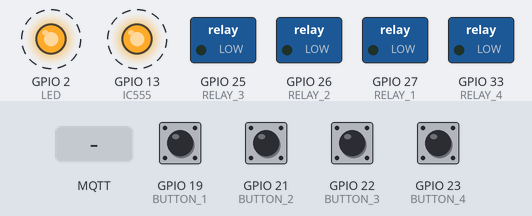
This sketch was run on a simulated ESP32. On the bench: switched loads named in the sketch (green lamp = pin HIGH), output pins drawn as LEDs (lit = HIGH). Dashed ring = blinking. The test bench sets the inputs (shaded band); at power-on: GPIO 19 (BUTTON_1), GPIO 21 (BUTTON_2), GPIO 22 (BUTTON_3), GPIO 23 (BUTTON_4) HIGH. WiFi joins after 1.5 s; servers stay silent unless stated; random numbers use the default seed unless the sketch sets one; no MQTT or app messages arrive unless stated; what the sketch prints to the serial monitor is not drawn.

Above: at 3.9 s.
4.0 s: MQTT message "1" arrives on the first subscribed topic
At 6.4 s:
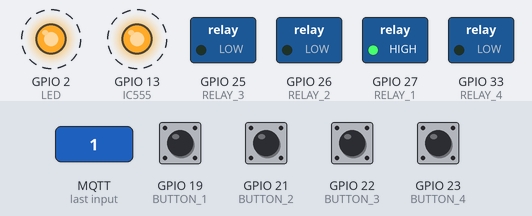
7.0 s: GPIO 21 (BUTTON_2) pulled LOW for 0.15 s
At 8.2 s:
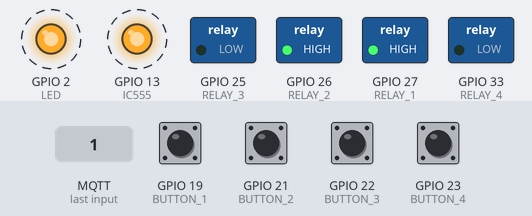
10.1 s: MQTT message "BOX_DK_DEN_QUAT/TB1" arrives on the first subscribed topic
At 10.35 s:
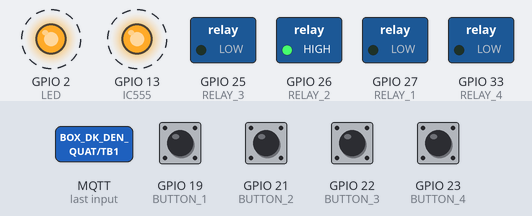
13.1 s: GPIO 22 (BUTTON_3) pulled LOW for 0.15 s
At 15.4 s:
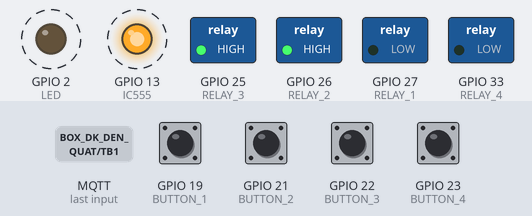
16.1 s: GPIO 19 (BUTTON_1) pulled LOW for 0.15 s
At 17.3 s:
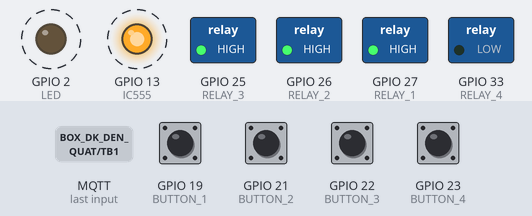
19.1 s: GPIO 23 (BUTTON_4) pulled LOW for 0.15 s
At 22.0 s:
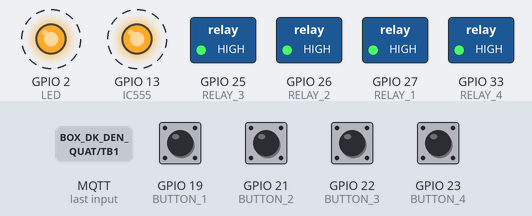
Timing chart, 0 to 23.2 s (numbered marks = the images above; inputs shaded):
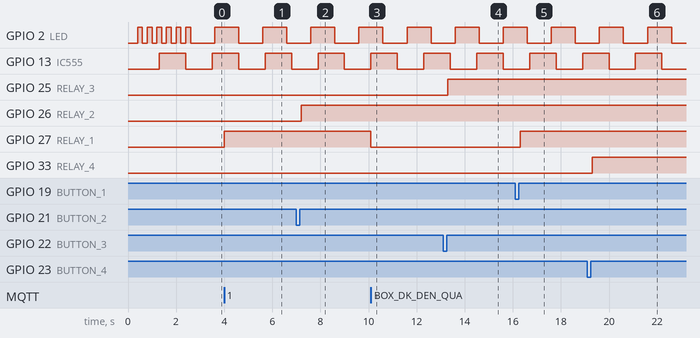

The sketch:

DK_4TB_XUONG.ino
```cpp
#include "WiFi.h"
#include <WebServer.h>
#include <ESPmDNS.h>
#include <Update.h>
#include "ota.h"
char ssid[] = "MEIGROUP_DC2.4";
char pass[] = "meigroupiot88";

#include <PubSubClient.h>
#define mqtt_server "meigroup2025.ddns.net"
#define mqtt_user "meigroup"
#define mqtt_pass "@778899"
const uint16_t mqtt_port = 1883;

WiFiClient espClient;
PubSubClient client(espClient);

int RELAY_1 = 27;
int TT_RELAY_1 = 0, TT_RELAY_1_OL = -1;
int RELAY_2 = 26;
int TT_RELAY_2 = 0, TT_RELAY_2_OL = -1;
int RELAY_3 = 25;
int TT_RELAY_3 = 0, TT_RELAY_3_OL = -1;
int RELAY_4 = 33;
int TT_RELAY_4 = 0, TT_RELAY_4_OL = -1;

int BUTTON_1 = 19;
int BUTTON_2 = 21;
int BUTTON_3 = 22;
int BUTTON_4 = 23;

int IC555 = 13;

int LED = 2;
int TT_LED = 0;

int kd = 0;

#include <ArduinoJson.h>
DynamicJsonDocument jsonDoc_send(1024);
void Pus_Info() {
  jsonDoc_send["IP"] = WiFi.localIP().toString();
  jsonDoc_send["RSSI"] = WiFi.RSSI();
  jsonDoc_send["MAC"] = WiFi.macAddress();
  jsonDoc_send["SSID"] = WiFi.SSID();
  String jsonString_send;
  serializeJson(jsonDoc_send, jsonString_send);
  client.publish("BOX_DK_DEN_QUAT/Info", jsonString_send.c_str());
  Serial.print("publish Topic: ");
  Serial.println(jsonString_send);
  jsonDoc_send.clear();
}

int Mqtt_connetion;
// Hàm call back để nhận dữ liệu
void callback(char* topic, byte* payload, unsigned int length) {
  Serial.print("TOPIC: ");
  String TOPIC = String(topic);
  Serial.print(TOPIC);

  if (kd == 1) {
    Serial.print("   PAYLOAD: ");
    String PAYLOAD;
    for (uint8_t i = 0; i < length; i++) {
      PAYLOAD += char(payload[i]);
    }
    Serial.println(PAYLOAD);

    if (TOPIC.equals("BOX_DK_DEN_QUAT/TB1")) {
      TT_RELAY_1 = PAYLOAD.toInt();
      TT_RELAY_1_OL = TT_RELAY_1;
      digitalWrite(RELAY_1, TT_RELAY_1);
    }

    if (TOPIC.equals("BOX_DK_DEN_QUAT/TB2")) {
      TT_RELAY_2 = PAYLOAD.toInt();
      TT_RELAY_2_OL = TT_RELAY_2;
      digitalWrite(RELAY_2, TT_RELAY_2);
    }

    if (TOPIC.equals("BOX_DK_DEN_QUAT/TB3")) {
      TT_RELAY_3 = PAYLOAD.toInt();
      TT_RELAY_3_OL = TT_RELAY_3;
      digitalWrite(RELAY_3, TT_RELAY_3);
    }

    if (TOPIC.equals("BOX_DK_DEN_QUAT/TB4")) {
      TT_RELAY_4 = PAYLOAD.toInt();
      TT_RELAY_4_OL = TT_RELAY_4;
      digitalWrite(RELAY_4, TT_RELAY_4);
    }
  }
}

// Hàm reconnect
void reconnect() {
  if (!client.connected()) {
    String clientId = "ESP32Client_Den_4TB_xuong-";
    clientId += String(random(0xffff), HEX);
    // Thực hiện kết nối với mqtt user và pass
    if (client.connect(clientId.c_str(), mqtt_user, mqtt_pass)) {
      Serial.println("Đã kết nối MQTT:");

      client.subscribe("BOX_DK_DEN_QUAT/TB1");
      client.subscribe("BOX_DK_DEN_QUAT/TB2");
      client.subscribe("BOX_DK_DEN_QUAT/TB3");
      client.subscribe("BOX_DK_DEN_QUAT/TB4");

      Mqtt_connetion = 1;
    } else {
      Serial.print("Lỗi:, rc=");
      Serial.print(client.state());
      Serial.println(" try again in 1 seconds");
      Mqtt_connetion = 0;
    }
  } else {
    Mqtt_connetion = 1;
  }
}


int TT_BNT_1 = 1, TT_BNT_1_OL = 1;
int TT_BNT_2 = 1, TT_BNT_2_OL = 1;
int TT_BNT_3 = 1, TT_BNT_3_OL = 1;
int TT_BNT_4 = 1, TT_BNT_4_OL = 1;
hw_timer_t* timer = NULL;
void IRAM_ATTR onTimer() {
  TT_BNT_1 = digitalRead(BUTTON_1);
  if (TT_BNT_1 != TT_BNT_1_OL) {
    TT_BNT_1_OL = TT_BNT_1;
    if (TT_BNT_1 == 1) {  // thả ra
      TT_RELAY_1 = !TT_RELAY_1;
      digitalWrite(RELAY_1, TT_RELAY_1);
    }
  }

  TT_BNT_2 = digitalRead(BUTTON_2);
  if (TT_BNT_2 != TT_BNT_2_OL) {
    TT_BNT_2_OL = TT_BNT_2;
    if (TT_BNT_2 == 1) {  // thả ra
      TT_RELAY_2 = !TT_RELAY_2;
      digitalWrite(RELAY_2, TT_RELAY_2);
    }
  }

  TT_BNT_3 = digitalRead(BUTTON_3);
  if (TT_BNT_3 != TT_BNT_3_OL) {
    TT_BNT_3_OL = TT_BNT_3;
    if (TT_BNT_3 == 1) {  // thả ra
      TT_RELAY_3 = !TT_RELAY_3;
      digitalWrite(RELAY_3, TT_RELAY_3);
    }
  }

  TT_BNT_4 = digitalRead(BUTTON_4);
  if (TT_BNT_4 != TT_BNT_4_OL) {
    TT_BNT_4_OL = TT_BNT_4;
    if (TT_BNT_4 == 1) {  // thả ra
      TT_RELAY_4 = !TT_RELAY_4;
      digitalWrite(RELAY_4, TT_RELAY_4);
    }
  }

  static byte dem_IC555 = 0;
  dem_IC555++;
  if (dem_IC555 > 10) {  // tưng ướng 1s
    dem_IC555 = 0;
    digitalWrite(IC555, !digitalRead(IC555));  // tạo xung IC555
  }

  static byte dem_led = 0;
  dem_led++;
  if (TT_LED == 1) {
    if (dem_led >= 10) {
      dem_led = 0;
      digitalWrite(LED, !digitalRead(LED));  // nhấy led 1s/lần
    }
  } else if (TT_LED == 0) {
    if (dem_led >= 2) {
      dem_led = 0;
      digitalWrite(LED, !digitalRead(LED));  // nhấy led 200ms/lần
    }
  }
}

void setup() {
  Serial.begin(115200);
  delay(200);

  pinMode(BUTTON_1, INPUT_PULLUP);
  pinMode(BUTTON_2, INPUT_PULLUP);
  pinMode(BUTTON_3, INPUT_PULLUP);
  pinMode(BUTTON_4, INPUT_PULLUP);

  pinMode(RELAY_1, OUTPUT);
  pinMode(RELAY_2, OUTPUT);
  pinMode(RELAY_3, OUTPUT);
  pinMode(RELAY_4, OUTPUT);

  pinMode(LED, OUTPUT);
  pinMode(IC555, OUTPUT);

  // Cấu hình timer phần cứng
  timer = timerBegin(0, 80, true);              // Timer 0, tần số 80MHz/80 = 1MHz (1us)
  timerAttachInterrupt(timer, &onTimer, true);  // Gắn hàm ngắt
  timerAlarmWrite(timer, 100000, true);         // 100ms = 100,000us
  timerAlarmEnable(timer);                      // Bật timer

  WiFi.begin(ssid, pass);
  Serial.print("Connecting to Wi-Fi");
  while (WiFi.status() != WL_CONNECTED) {
    Serial.print(".");
    delay(500);
  }
  Serial.print("Địa chỉ IP: ");
  Serial.println(WiFi.localIP().toString());
  Serial.print("Địa chỉ MAC của thiết bị: ");
  Serial.println(WiFi.macAddress());

  client.setServer(mqtt_server, mqtt_port);
  client.setCallback(callback);
  reconnect();
  delay(1000);

  setOTA();
}

void loop() {
  if (WiFi.status() == WL_CONNECTED) {
    server.handleClient();
    delay(1);

    // Kiểm tra kết nối MQTT
    if (!client.connected()) {
      static uint32_t TIME_CHECK_MQTT = millis();
      if (millis() - TIME_CHECK_MQTT >= 1000) {
        TIME_CHECK_MQTT = millis();
        reconnect();
      }
    } else {
      Mqtt_connetion = 1;
    }

    if (Mqtt_connetion) {
      TT_LED = 1;
      client.loop();

      if (TT_RELAY_1 != TT_RELAY_1_OL) {
        TT_RELAY_1_OL = TT_RELAY_1;
        if (TT_RELAY_1) {
          client.publish("BOX_DK_DEN_QUAT/TB1", "1");
        } else {
          client.publish("BOX_DK_DEN_QUAT/TB1", "0");
        }
      }

      if (TT_RELAY_2 != TT_RELAY_2_OL) {
        TT_RELAY_2_OL = TT_RELAY_2;
        if (TT_RELAY_2) {
          client.publish("BOX_DK_DEN_QUAT/TB2", "1");
        } else {
          client.publish("BOX_DK_DEN_QUAT/TB2", "0");
        }
      }

      if (TT_RELAY_3 != TT_RELAY_3_OL) {
        TT_RELAY_3_OL = TT_RELAY_3;
        if (TT_RELAY_3) {
          client.publish("BOX_DK_DEN_QUAT/TB3", "1");
        } else {
          client.publish("BOX_DK_DEN_QUAT/TB3", "0");
        }
      }

      if (TT_RELAY_4 != TT_RELAY_4_OL) {
        TT_RELAY_4_OL = TT_RELAY_4;
        if (TT_RELAY_4) {
          client.publish("BOX_DK_DEN_QUAT/TB4", "1");
        } else {
          client.publish("BOX_DK_DEN_QUAT/TB4", "0");
        }
      }

      static uint32_t Time_Run_Set = millis() - 10000;
      if (millis() - Time_Run_Set > 10000) {
        Time_Run_Set = millis();

        uint32_t sogiaychay = millis() / 1000;
        if (sogiaychay > 864000 && digitalRead(RELAY_1) == 0 && digitalRead(RELAY_2) == 0 && digitalRead(RELAY_3) == 0 && digitalRead(RELAY_4) == 0) {
          ESP.restart();  // chay được 10 ngày reset esp lần
        }

        String random = String(sogiaychay);
        client.publish("BOX_DK_DEN_QUAT/RANDOM", random.c_str());

        static int dem1 = 2;
        dem1++;
        if (dem1 > 3) {
          dem1 = 0;

          if (digitalRead(RELAY_1)) client.publish("BOX_DK_DEN_QUAT/TB1", "1");
          else client.publish("BOX_DK_DEN_QUAT/TB1", "0");

          if (digitalRead(RELAY_2)) client.publish("BOX_DK_DEN_QUAT/TB2", "1");
          else client.publish("BOX_DK_DEN_QUAT/TB2", "0");

          if (digitalRead(RELAY_3)) client.publish("BOX_DK_DEN_QUAT/TB3", "1");
          else client.publish("BOX_DK_DEN_QUAT/TB3", "0");

          if (digitalRead(RELAY_4)) client.publish("BOX_DK_DEN_QUAT/TB4", "1");
          else client.publish("BOX_DK_DEN_QUAT/TB4", "0");


          static int dem2 = 2;
          dem2++;
          if (dem2 > 2) {
            dem2 = 0;
            Pus_Info();
          }
        }
      }
    } else {
      TT_LED = 0;
    }
  } else {
    TT_LED = 0;
    static uint32_t TIME_RUN = millis();
    if (millis() - TIME_RUN >= 1000) {
      TIME_RUN = millis();

      static int dem_begin_wifi = 0;
      dem_begin_wifi++;
      if (dem_begin_wifi >= 30) {
        dem_begin_wifi = 0;
        WiFi.begin(ssid, pass);
        Serial.print("BEGIN LAI WIFI!");
      }
    }
  }
  kd = 1;
}
```

ota.h
```cpp
const char* host = "ESP32_DEN_QUAT";
WebServer server(80);
/* Style */
String style =
  "<style>#file-input,input{width:100%;height:44px;border-radius:4px;margin:10px auto;font-size:15px}"
  "input{background:#f1f1f1;border:0;padding:0 15px}body{background:#3498db;font-family:sans-serif;font-size:14px;color:#777}"
  "#file-input{padding:0;border:1px solid #ddd;line-height:44px;text-align:left;display:block;cursor:pointer}"
  "#bar,#prgbar{background-color:#f1f1f1;border-radius:10px}#bar{background-color:#3498db;width:0%;height:10px}"
  "form{background:#fff;max-width:258px;margin:75px auto;padding:30px;border-radius:5px;text-align:center}"
  ".btn{background:#3498db;color:#fff;cursor:pointer}</style>";

/* Login page */
String loginIndex =
  "<form name=loginForm>"
  "<h1>DEN QUAT NHA TRUOC</h1>"
  "<input name=userid placeholder='ID'> "
  "<input name=pwd placeholder=Password type=Password> "
  "<input type=submit onclick=check(this.form) class=btn value=Login></form>"
  "<script>"
  "function check(form) {"
  "if(form.userid.value=='meigroup' && form.pwd.value=='@778899')"
  "{window.open('/serverIndex')}"
  "else"
  "{alert('Error Password or Username')}"
  "}"
  "</script>"
  + style;

/* Server Index Page */
String serverIndex =
  "<script src='https://ajax.googleapis.com/ajax/libs/jquery/3.2.1/jquery.min.js'></script>"
  "<form method='POST' action='#' enctype='multipart/form-data' id='upload_form'>"
  "<input type='file' name='update' id='file' onchange='sub(this)' style=display:none>"
  "<label id='file-input' for='file'>   Choose file...</label>"
  "<input type='submit' class=btn value='Update'>"
  "<br><br>"
  "<div id='prg'></div>"
  "<br><div id='prgbar'><div id='bar'></div></div><br></form>"
  "<script>"
  "function sub(obj){"
  "var fileName = obj.value.split('\\\\');"
  "document.getElementById('file-input').innerHTML = '   '+ fileName[fileName.length-1];"
  "};"
  "$('form').submit(function(e){"
  "e.preventDefault();"
  "var form = $('#upload_form')[0];"
  "var data = new FormData(form);"
  "$.ajax({"
  "url: '/update',"
  "type: 'POST',"
  "data: data,"
  "contentType: false,"
  "processData:false,"
  "xhr: function() {"
  "var xhr = new window.XMLHttpRequest();"
  "xhr.upload.addEventListener('progress', function(evt) {"
  "if (evt.lengthComputable) {"
  "var per = evt.loaded / evt.total;"
  "$('#prg').html('progress: ' + Math.round(per*100) + '%');"
  "$('#bar').css('width',Math.round(per*100) + '%');"
  "}"
  "}, false);"
  "return xhr;"
  "},"
  "successfunction(d, s) {"
  "console.log('success!') "
  "},"
  "error: function (a, b, c) {"
  "}"
  "});"
  "});"
  "</script>"
  + style;

void setOTA() {
  if (!MDNS.begin(host)) {  //http://esp32.local
    Serial.println("Error setting up MDNS responder!");
    while (1) {
      delay(1000);
    }
  }
  Serial.println("mDNS responder started");
  /*return index page which is stored in serverIndex */
  server.on("/", HTTP_GET, []() {
    server.sendHeader("Connection", "close");
    server.send(200, "text/html", loginIndex);
  });
  server.on("/serverIndex", HTTP_GET, []() {
    server.sendHeader("Connection", "close");
    server.send(200, "text/html", serverIndex);
  });

  server.on(
    "/update", HTTP_POST, []() {
      server.sendHeader("Connection", "close");
      server.send(200, "text/plain", (Update.hasError()) ? "FAIL" : "OK");
      ESP.restart();
    },
    []() {
      HTTPUpload& upload = server.upload();
      if (upload.status == UPLOAD_FILE_START) {
        Serial.printf("Update: %s\n", upload.filename.c_str());
        if (!Update.begin(UPDATE_SIZE_UNKNOWN)) {  //start with max available size
          Update.printError(Serial);
        }
      } else if (upload.status == UPLOAD_FILE_WRITE) {
        /* flashing firmware to ESP*/
        if (Update.write(upload.buf, upload.currentSize) != upload.currentSize) {
          Update.printError(Serial);
        }
      } else if (upload.status == UPLOAD_FILE_END) {
        if (Update.end(true)) {  //true to set the size to the current progress
          Serial.printf("Update Success: %u\nRebooting...\n", upload.totalSize);
        } else {
          Update.printError(Serial);
        }
      }
    });
  server.begin();
}
```

Measured:
- after the input at 4.0 s, GPIO 27 (RELAY_1): LOW → HIGH at once
- after the input at 7.0 s, GPIO 26 (RELAY_2): LOW → HIGH after 0.20 s
- after the input at 10.1 s, GPIO 27 (RELAY_1): HIGH → LOW at once
- after the input at 13.1 s, GPIO 25 (RELAY_3): LOW → HIGH after 0.20 s
- after the input at 16.1 s, GPIO 27 (RELAY_1): LOW → HIGH after 0.20 s
- after the input at 19.1 s, GPIO 33 (RELAY_4): LOW → HIGH after 0.20 s
- by itself, GPIO 2 (LED): alternates HIGH for 1.0 s and LOW for 1.0 s
